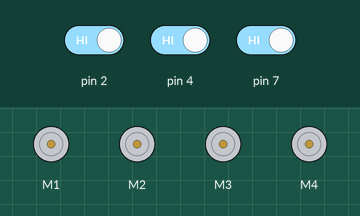
Simulated run of this sketch. Board: Arduino Uno, built with avr-gcc and run on an emulated ATmega328P. Parts: 4 × DC motor (green arrow = forward, orange = backward, longer = faster). The test bench sets the inputs (shaded band); at power-on: pin 2 HIGH, pin 4 HIGH, pin 7 HIGH.

Above: at 1.2 s.
1.3 s: pin 2 driven LOW
At 2.5 s:
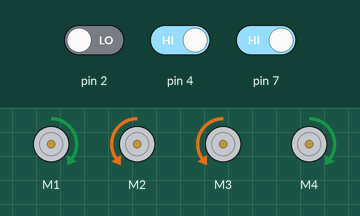
2.8 s: pin 4 driven LOW
At 4.0 s:
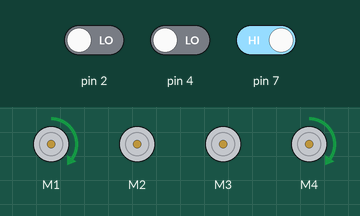
4.3 s: pin 7 driven LOW
At 5.3 s:
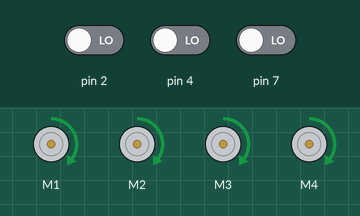
5.8 s: pin 2 driven HIGH
At 6.2 s:
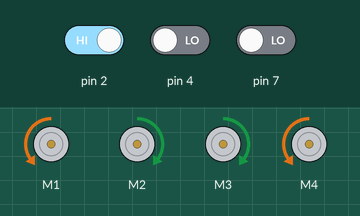
7.3 s: pin 4 driven HIGH
At 8.5 s:
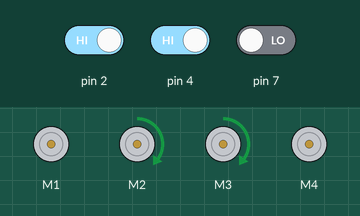
8.8 s: pin 7 driven HIGH
At 9.9 s:
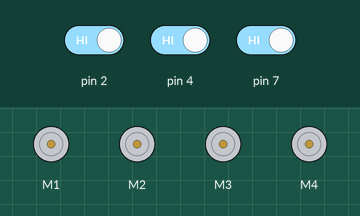
Timing chart, 0 to 11.3 s (numbered marks = the images above; inputs shaded):
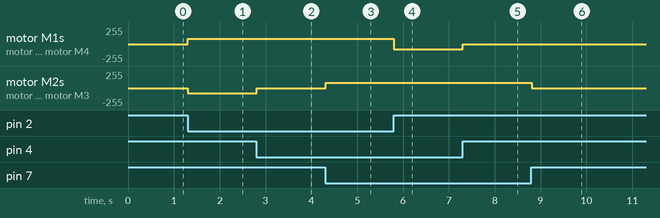

The sketch:

Line_Follower_Code_Trial.ino
```cpp
  #include <AFMotor.h> //Adafruit Motor Shield Library. First you must download and install AFMotor library
  #include <Servo.h> //add Servo Motor library
  #include <NewPing.h> //add Ultrasonic sensor library

  AF_DCMotor motor1 (1, MOTOR12_1KHZ); //create motor #1 using M1 output on Motor Drive Shield, set to 1kHz PWM frequency
  AF_DCMotor motor2 (2, MOTOR12_1KHZ); //create motor #2 using M2 output on Motor Drive Shield, set to 1kHz PWM frequency
  AF_DCMotor motor3 (3, MOTOR12_1KHZ); //create motor #1 using M1 output on Motor Drive Shield, set to 1kHz PWM frequency
  AF_DCMotor motor4 (4, MOTOR12_1KHZ); //create motor #2 using M2 output on Motor Drive Shield, set to 1kHz PWM frequency
  char h;
  int sp=80;
//speed of motors betwen 0 and 255, if you like you can change it
int pwm_speedA = 150;
int pwm_speedB = 145;
char command;

void setup() {
Serial.begin(9600);

pinMode(2, INPUT);
pinMode(4, INPUT);
pinMode(7, INPUT);

}

void loop() {

if(digitalRead(2) == LOW && digitalRead(4) == LOW && digitalRead(7) == LOW){
  forward_car();
}
else if(digitalRead(2) == HIGH && digitalRead(4) == HIGH && digitalRead(7) == LOW){
forward_left_car();
delay(100);
}
else if(digitalRead(2) == HIGH && digitalRead(4) == LOW && digitalRead(7) == LOW){
left_car();
delay(100);
}
else if(digitalRead(2) == LOW && digitalRead(4) == LOW && digitalRead(7) == HIGH){
forward_right_car();
delay(100);
}
else if(digitalRead(2) == LOW && digitalRead(4) == HIGH && digitalRead(7) == HIGH){
right_car();
delay(100);
}
else if((digitalRead(7)==LOW &&digitalRead(4)==HIGH &&digitalRead (2)==LOW)||(digitalRead(7)==HIGH &&digitalRead(4)==LOW &&digitalRead (2)==HIGH)||(digitalRead(7)==HIGH &&digitalRead(4)==HIGH &&digitalRead (2)==HIGH))
  moveStop();
}

// function for driving straight
void forward_car()
  {
  motor1.run(FORWARD);
  motor1.setSpeed(sp);
  motor2.run(FORWARD);
  motor2.setSpeed(sp);
  motor3.run(FORWARD);
  motor3.setSpeed(sp);
  motor4.run(FORWARD);
  motor4.setSpeed(sp);
  }
  void back_car()
  {
  motor1.run(BACKWARD);
  motor1.setSpeed(sp);
  motor2.run(BACKWARD);
  motor2.setSpeed(sp);
  motor3.run(BACKWARD);
  motor3.setSpeed(sp);
  motor4.run(BACKWARD);
  motor4.setSpeed(sp);
 // digitalWrite(A3,HIGH);
  }
  void right_car()
  {
  motor1.run(FORWARD);
  motor1.setSpeed(sp);
  motor2.run(BACKWARD);
  motor2.setSpeed(sp);
  motor3.run(BACKWARD);
  motor3.setSpeed(sp);
  motor4.run(FORWARD);
  motor4.setSpeed(sp);
  }
  void left_car()
  {
  motor1.run(BACKWARD);
  motor1.setSpeed(sp);
  motor2.run(FORWARD);
  motor2.setSpeed(sp);
  motor3.run(FORWARD);
  motor3.setSpeed(sp);
  motor4.run(BACKWARD);
  motor4.setSpeed(sp);
  }
  void forward_right_car()
  {
  motor1.run(FORWARD);
  motor1.setSpeed(sp);
  motor2.run(RELEASE);
  motor2.setSpeed(sp);
  motor3.run(RELEASE);
  motor4.run(FORWARD);
  }
  void forward_left_car()
  {
  motor1.run(RELEASE);
  motor2.run(FORWARD);
  motor3.run(FORWARD);
  motor3.setSpeed(sp);
  motor4.run(RELEASE);
  motor4.setSpeed(sp);
  }
  void moveStop() {
motor1.run(RELEASE);
motor2.run(RELEASE);
motor3.run(RELEASE);
motor4.run(RELEASE);
}
```

Measured:
- after the input at 1.3 s, motor M1, motor M4: stopped → forward 80/255 at once; motor M2, motor M3: stopped → backward 80/255 at once
- after the input at 2.8 s, motor M2, motor M3: backward 80/255 → stopped at once
- after the input at 4.3 s, motor M2, motor M3: stopped → forward 80/255 at once
- after the input at 5.8 s, motor M1, motor M4: forward 80/255 → backward 80/255 at once
- after the input at 7.3 s, motor M1, motor M4: backward 80/255 → stopped at once
- after the input at 8.8 s, motor M2, motor M3: forward 80/255 → stopped at once
